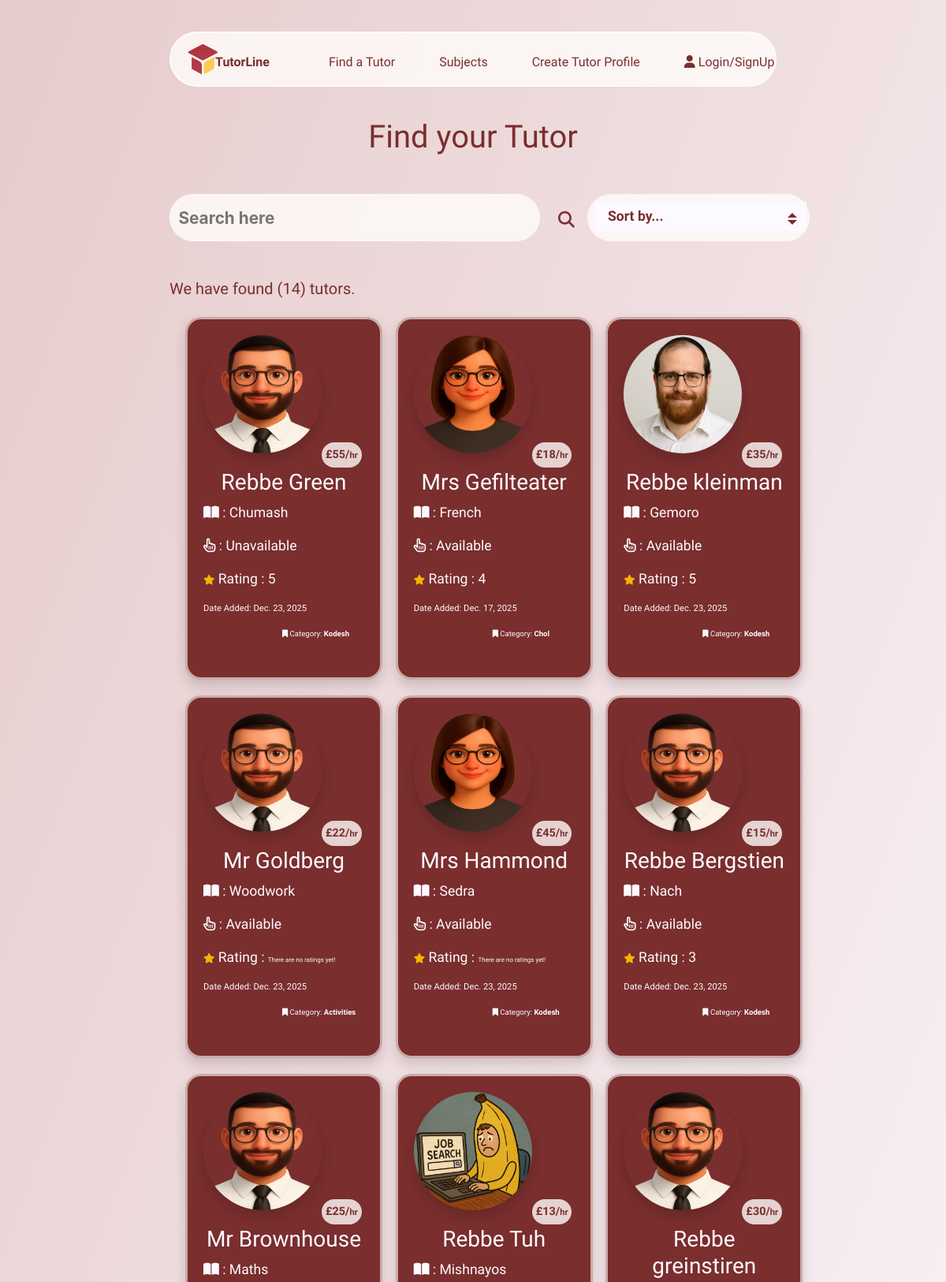
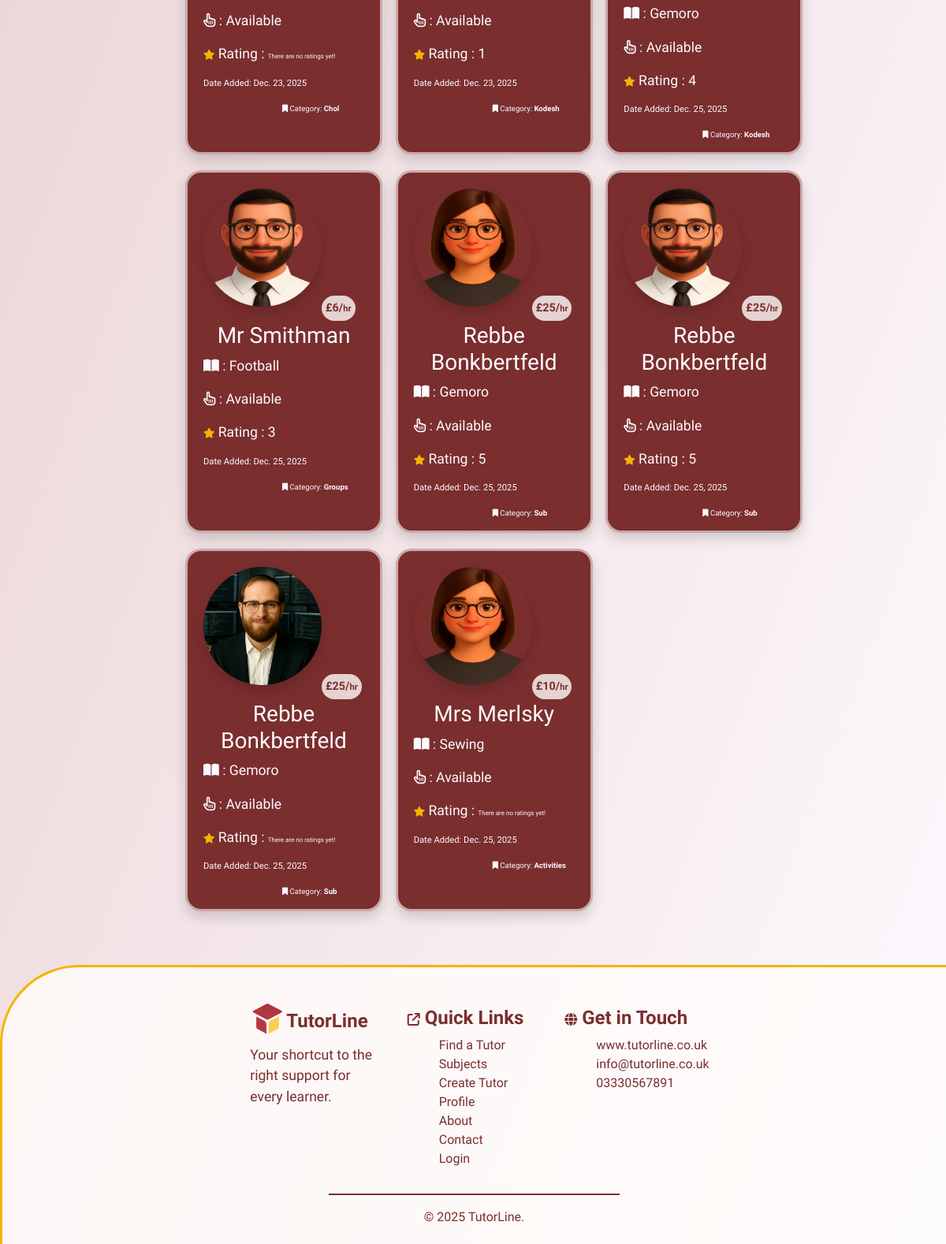
Before: /tutors/ with the older database file (2 pictures, top to bottom).
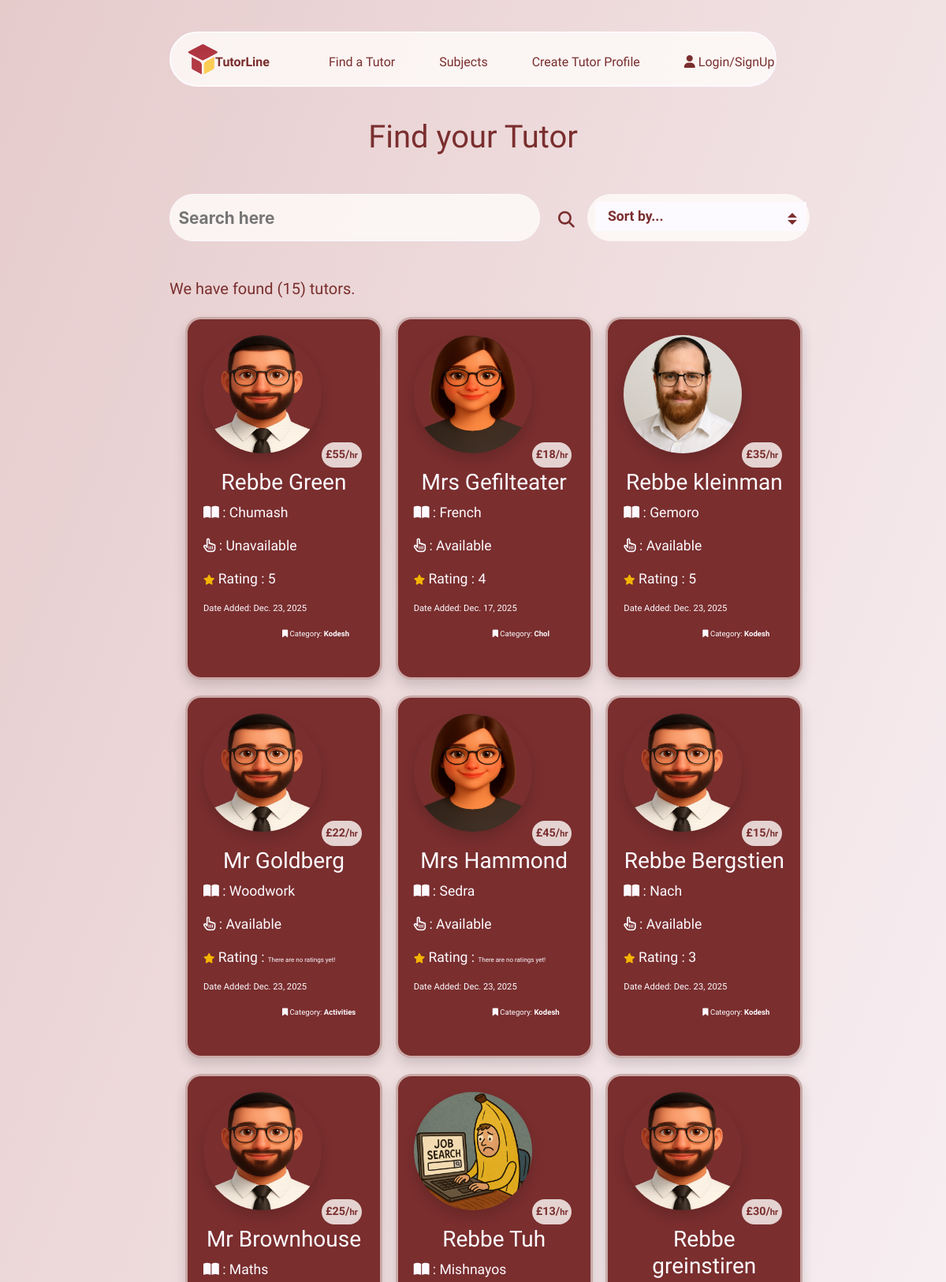
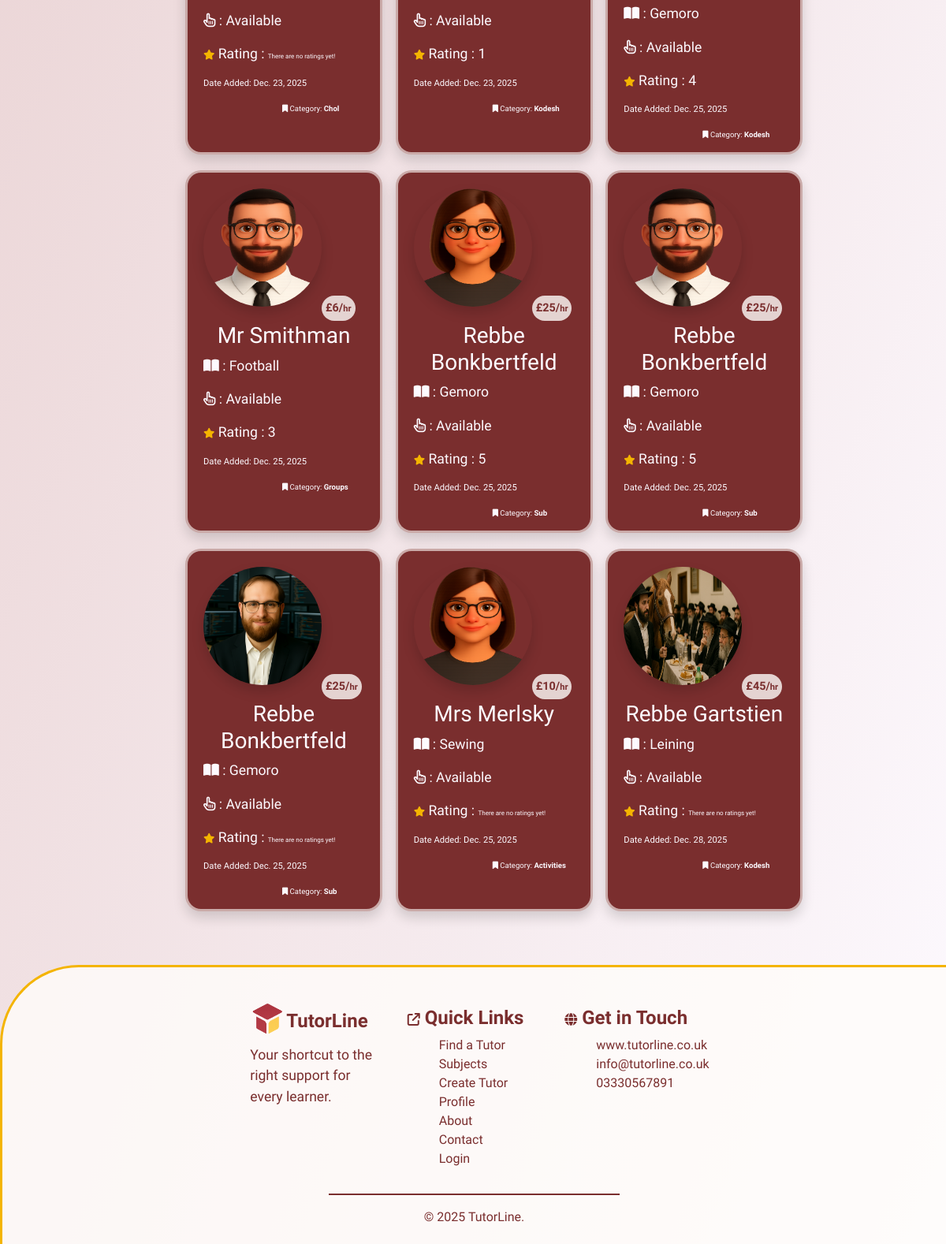
After: the same page with the newer database file (2 pictures, top to bottom).
### tutors/models.py (models this page shows)
class Tutors(models.Model):
    class Meta:
        verbose_name_plural = "Tutors"
    name = models.CharField(max_length=254)
    location = models.ForeignKey('Location', null=True, blank=True,
                                 on_delete=models.SET_NULL)
    category = models.ForeignKey('Category', null=True, blank=True,
                                 on_delete=models.SET_NULL)
    date_added = models.DateField(auto_now=True)
    subject = models.CharField(max_length=254)
    price = models.IntegerField()
    active = models.BooleanField(default=True)
    description = models.TextField()
    email = models.EmailField()
    phone = models.CharField(max_length=14)
    rating = models.IntegerField(default=0)
    image = models.ImageField(blank=True, null=True)
    is_male = models.BooleanField()
    color_1 = models.IntegerField(default=rand)
    color_2 = models.IntegerField(default=rand)
    color_3 = models.IntegerField(default=rand)
    def __str__(self):
        return self.name

class Category(models.Model):
    class Meta:
        verbose_name_plural = "Categories"
    name = models.CharField(max_length=254)
    def __str__(self):
        return self.name

### tutors/views.py (the view)
# urls.py: path('tutors/', include('tutors.urls'))
def tutors(request):
    tutors = Tutors.objects.all()
    query = None
    sort = request.GET.get('sort')
    if request.GET:
        if 'q' in request.GET:
            query = request.GET['q']
            queries = Q(name__icontains=query) | Q(subject__icontains=query) | Q(category__name__icontains=query) | Q(location__name__icontains=query)
            tutors = tutors.filter(queries)
    rating_none = tutors.filter(rating=0)
    print(rating_none)
    if sort == "price_low":
        tutors = tutors.order_by('price')
    elif sort == "price_high":
        tutors = tutors.order_by('-price')
    elif sort == "most_recent":
        tutors = tutors.order_by('-date_added')
    elif sort == "highest_rating":
        tutors = tutors.filter(rating__gt=0).order_by('-rating')
    context = {
                'tutors': tutors,
                'search': query,
                }
    return render(request, 'tutors/tutors.html', context)

### tutors/templates/tutors/tutors.html (shortened to what this page needs)
{% extends "base.html" %}
{% load static %}
{% block extracss%}
<link rel="stylesheet" href="{% static 'css/tutors.css' %}">
{% endblock %}
{% block content %}
    <h1>Find your Tutor</h1>
    <div class="container-fluid mt-5">
        <div class="row">
            <div class="col-1 col-md-2"></div>
            <div class="col-10 col-md-5">
                 <form action="{% url 'tutors' %}" method="GET">
                    <div class="search-bar">
                        <input type="text" class="search-input" name="q" placeholder="Search here">
                        <button class="btn" type="submit"><i class="fas fa-search"></i></button>
                    </div>
                 </form>
            </div>
            <div class="col-1 col-md-5">
                <form action="{% url 'tutors' %}" method="GET">
                    <div class="select-box">
                        <select name="sort" onchange="this.form.submit()">
                            <option value="">Sort by...</option>
                        </select>
                    </div>
                </form>
            </div>
        </div>
    </div>
    <section class="mt-5">
        <div class="container-fluid">
            <div class="row search-results">
                <div class="col-1 col-md-2"></div>
                <div class="col-11 col-md-4">
                    <h5>We have found ({{ tutors.count }}) tutor{% if tutors.count == 1 %}{% else %}s{% endif %}{% if search %}, for <strong>"{{ search }}"</strong>.{% else %}.
                        {% endif %}
                    </h5>
                </div>
                <div class="d-none d-md-block col-md-6"></div>
            </div>
            <div class="row mt-3">
                <div class="col-1 col-md-2"></div>
                <div class="col-10 col-md-8">
                    <div class="row">
                        {% for tutor in tutors %}
                        <div class="col-12 col-md-6 col-lg-4">
                            <a href="{% url 'tutor_details' tutor.id %}">
                                <div class="tutor-card shadow">
                                    {% if tutor.is_male == True %}
                                    {% if tutor.image %}
                                    <img src="{{ tutor.image.url }}" class="image shadow" alt="{{ tutor.name }}">
                                    {% else %}
                                    <img src="/media/placeholder_male2.png" class="image shadow" alt="{{ tutor.name }}">
                                    {% endif %}
                                    {% else %}
                                    <img src="/media/placeholder_female.png" class="image shadow" alt="{{ tutor.name }}">
                                    {% endif %}
                                    <p class="price-stamp">£{{ tutor.price }}/<span class="per-hr">hr</span></p>
                                    <div class="details">
                                        <h3>{{ tutor.name }}</h3>
                                        <p><i class="fa-solid fa-book-open"></i> : {{ tutor.subject }}</p>
                                        <p>
                                            <i class="fa-regular fa-hand-pointer"></i>
                                             : {% if tutor.active == True %}Available{% else %}Unavailable{% endif %}
                                        </p>
                                        <p>
                                            <i class="fa-solid fa-star stars"></i> Rating : {% if tutor.rating == 0 %} <span class="no-rating">There are no ratings yet!</span>{% else %}{{ tutor.rating }}{% endif %}
                                        </p>
                                        <p class="date-tag">Date Added: {{ tutor.date_added }}</p>
                                        <p class="category-tag"><i class="fa-solid fa-bookmark"></i> Category: <strong>{{ tutor.category }}</strong></p>
                                    </div>
                                </div>
                            </a>
                        </div>
                        {% endfor %}
                    </div>
                </div>
                <div class="col-1 col-md-2"></div>
            </div>
        </div>
    </section>
{% endblock %}

### templates/base.html (shortened to what this page needs)
{% load static %}
<!doctype html>
<html lang="en">
  <head>
    {% block corecss %}
        <link rel="stylesheet" href="{% static 'css/base.css' %}">
        <link rel="stylesheet" href="{% static 'css/mobile-base.css' %}">
        <link rel="stylesheet" href="{% static 'css/buttons.css' %}">
        <link rel="stylesheet" href="https://cdnjs.cloudflare.com/ajax/libs/font-awesome/6.6.0/css/all.min.css">
        <link rel="stylesheet" href="https://cdnjs.cloudflare.com/ajax/libs/font-awesome/6.6.0/css/all.min.css">
        <link rel="stylesheet" href="https://cdn.jsdelivr.net/npm/bootstrap@4.6.2/dist/css/bootstrap.min.css">
    {% endblock %}
    {% block extracss%}
    {% endblock %}
  </head>
  <body>
    <header>
      <div class="container-fluid">
        <div class="row above-nav"></div>
        <div class="row">
          <div class="col-1 col-lg-2"></div>
          <div class="col-10 col-lg-8" id="nav">
            <ul class="d-none d-md-block nav nav-desktop">
              <li><a href="{% url 'home' %}">
                <img src="/media/logo.png" alt="logo" class="logo"><span class="logo-txt">TutorLine</span>
              </a></li>
              <span class="nav-options">
                <li class="nav-select"><a href="{% url 'tutors' %}">Find a Tutor</a></li>
                <li class="nav-select"><a href="#subjects">Subjects</a></li>
                <li class="nav-select"><a href="{% url 'create_tutor' %}">Create Tutor Profile</a></li>
                <li class="sign-in nav-select">
                  {% if request.user.is_authenticated %}
                  <p><strong>Hi!</strong> {{ user.username }}</p>
                  <div id="sign-in-dropdown">
                    {% if user.is_authenticated and user.is_superuser %}
                      <p class="nav-select"><a href="/admin/">Admin</a></p>
                    {% endif %}
                   <button class="nav-select btn logout-btn" onclick="revealLogout()">Logout</button>
                  </div>
                  {% else %}
                  <i class="fa-solid fa-user"></i>
                   <a href="{% url 'account_login' %}">Login/SignUp</a>
                  {% endif %}
                </li>
              </span>
            </ul>
          </div>
          <div class="col-1 col-lg-2"></div>
        </div>
      </div>
    </header>
    {% block content %}
    {% endblock %}
    <footer>
      <div class="container-fluid footer-area mt-5">
        <div class="row">
          <div class="col-1 col-lg-3"></div>
          <div class="col-3 col-lg-2 me-3">
            <a href="">
              <h4><img src="/media/logo.png" alt="logo" class="footer-logo">
                <strong>TutorLine</strong>
              </h4>
            </a>
            <p>Your shortcut to the right support for every learner.</p>
          </div>
          <div class="col-4 col-lg-2">
            <h4>
              <span class="h6"><i class="fa-solid fa-arrow-up-right-from-square"></i></span>
              <strong>Quick Links</strong>
            </h4>
            <ul class="footer-list">
              <li><a href="{% url 'tutors' %}">Find a Tutor</a></li>
              <li><a href="#subjects">Subjects</a></li>
              <li><a href="{% url 'create_tutor' %}">Create Tutor Profile</a></li>
              <li><a href="">About</a></li>
              <li><a href="">Contact</a></li>
              {% if request.user.is_authenticated %}
              <li><a href="#nav" role="button" onclick="revealLogout()">Logout</a></li>
              {% else %}
              <li><a href="{% url 'account_login' %}">Login</a></li>
              {% endif %}
            </ul>
          </div>
          <div class="col-3 col-lg2">
            <h4>
              <span class="h6"><i class="fa-solid fa-globe"></i></span>
              <strong>Get in Touch</strong>
            </h4>
            <ul class="footer-list">
              <li>www.tutorline.co.uk</li>
              <li>info@tutorline.co.uk</li>
              <li>03330567891</li>
            </ul>
          </div>
          <div class="col-1 col-lg3"></div>
        </div>
        <div class="row ftr-row">
          <div class="col-4"></div>
          <div class="col-4 text-center">
            <hr>
            &copy; 2025 TutorLine.
          </div>
          <div class="col-4"></div>
        </div>
      </div>
    </footer>
  </body>
</html>

### static/css/base.css (style rules this page uses)
:root { --light-clr:#fdfaff; --opaque:rgba(122, 46, 46, 0.8); --comp-opaque:rgba(122, 46, 46, 0); --drk-clr:#7a2e2e; --ylw-clr:#F4B400; --ylw-opaque:rgba(244, 180, 0, 0.6); --light-opaque:rgba(255, 253, 250, 0.8); --light-opaque-1:rgba(255, 253, 250, 0.6); --light-opaque-2:rgba(255, 253, 250, 0.4); --main-font:"Schibsted Grotesk", sans-serif; }
a { text-decoration: none !important; color: inherit !important; outline: none !important; text-underline-offset: 10px; }
hr { border:solid 0.5px var(--drk-clr) !important; }
html body { background-image: linear-gradient(to bottom right, #e6cbcb, var(--light-clr)); }
.above-nav { margin-top:10px; height:30px; position:relative; z-index: 4; }
.nav-desktop { height:70px; }
.nav { color:var(--drk-clr); background-color:var(--light-opaque); padding-top:18px; border-radius: 9999px; border:solid 2px var(--light-clr); position: relative; z-index: 4; font-family:var(--main-font); }
.logo { width:40px; height:40px; position:relative; bottom:5px; left:20px; z-index: 4; }
.logo-txt { font-weight: 800; position:relative; top:0; left:16px; }
.nav-options { list-style: none; display:flex; gap:3.5rem; }
.nav-options { position: relative; left:200px; bottom:33px; color:var(--drk-clr) }
.footer-area { position: relative; z-index: 5; color:var(--drk-clr); background-color: var(--light-opaque); padding:50px; border-top:var(--ylw-clr) solid 3px; border-left:var(--ylw-clr) solid 3px; border-top-left-radius: 100px; height:auto; font-family: var(--main-font); }
.footer-logo { width:40px; height:40px; position:relative; bottom:5px; left:2px; z-index: 4; }
.footer-list { list-style: none; }
footer ul { flex-direction: column; flex-wrap: wrap; gap:0; }
footer li { margin: 0 !important; }
.ftr-row { height:30px; }

### static/css/tutors.css (style rules this page uses)
h1 { text-align: center; font-family: var(--main-font); color:var(--drk-clr); margin-top: 40px; }
.search-bar { height:50px; width:100%; color:var(--drk-clr); font-weight: bold; font-size: 1.3rem; }
.search-bar .btn { color:var(--drk-clr); font-weight: bold; font-size: 1.3rem; position: relative; left:480px; bottom:60px; }
.search-input { border:solid 1px var(--light-clr); color:var(--drk-clr); font-weight: bold; border-radius: 40px; height: 60px; width:100%; display: block; margin-bottom: 0.5em; outline: none; box-shadow: none; padding: 0.5em; background-color: var(--light-opaque); }
.search-results { color:var(--drk-clr); font-family: var(--main-font); }
.select-box { display: inline-block; position: relative; margin-left: 30px; width:60%; vertical-align: middle; background-color: var(--light-opaque); border-radius: 40px; height:60px; }
.select-box select { margin-top: 10px; margin-left: 10px; width:95%; appearance: none; background-color: var(--light-clr); border:solid 1px var(--light-clr); padding-left: 15px; padding-right: 20px; font-size: 1.1rem; font-family: var(--main-font); font-weight: bold; line-height: 2; color: var(--drk-clr); cursor: pointer; }
.select-box::before, .select-box::after { --size: 0.3rem; position: absolute; content: ""; right: 1rem; pointer-events: none; }
.select-box::before { border-left: 6px solid transparent; border-right: 6px solid transparent; border-bottom: 6px solid var(--drk-clr); top: 40%; }
.select-box::after { border-left: 6px solid transparent; border-right: 6px solid transparent; border-top: 6px solid var(--drk-clr); top: 55%; }
.tutor-card { width:250px; height:460px; position: relative; z-index: 20; left:20px; background-color: var(--drk-clr); font-family: var(--main-font); padding:20px; border:solid 3px var(--light-opaque-1); border-radius: 20px; color:var(--light-clr); cursor: pointer; margin-bottom:20px; }
.image { display: flex; justify-content:center; width:150px; height:150px; border-radius: 50%; position: relative; }
.price-stamp { position:absolute; bottom:250px; left:170px; z-index: 10; padding:5px; font-size: 0.9rem; border-radius: 20px; font-weight: 700; background-color: var(--light-opaque); color:var(--drk-clr); }
.per-hr { font-size: 0.7rem; }
.details { position: relative; top:20px; }
h3 { text-align: center; }
p { font-size: 1.1rem; }
.date-tag { font-size: 0.7rem; }
.no-rating { font-size: 0.5rem; }
.stars { font-size: 0.8rem; color:var(--ylw-clr); }
.category-tag { font-size: 0.6rem; position: relative; left:100px; }

Changed rows visible on the page:
added Tutors: image (picture), price "45", name "Rebbe Gartstien", subject "Leining", active "Available", rating "There are no ratings yet!", date_added "Dec. 28, 2025", category "Kodesh"
Other visible differences:
{{ tutors.count }}: "14" → "15"
